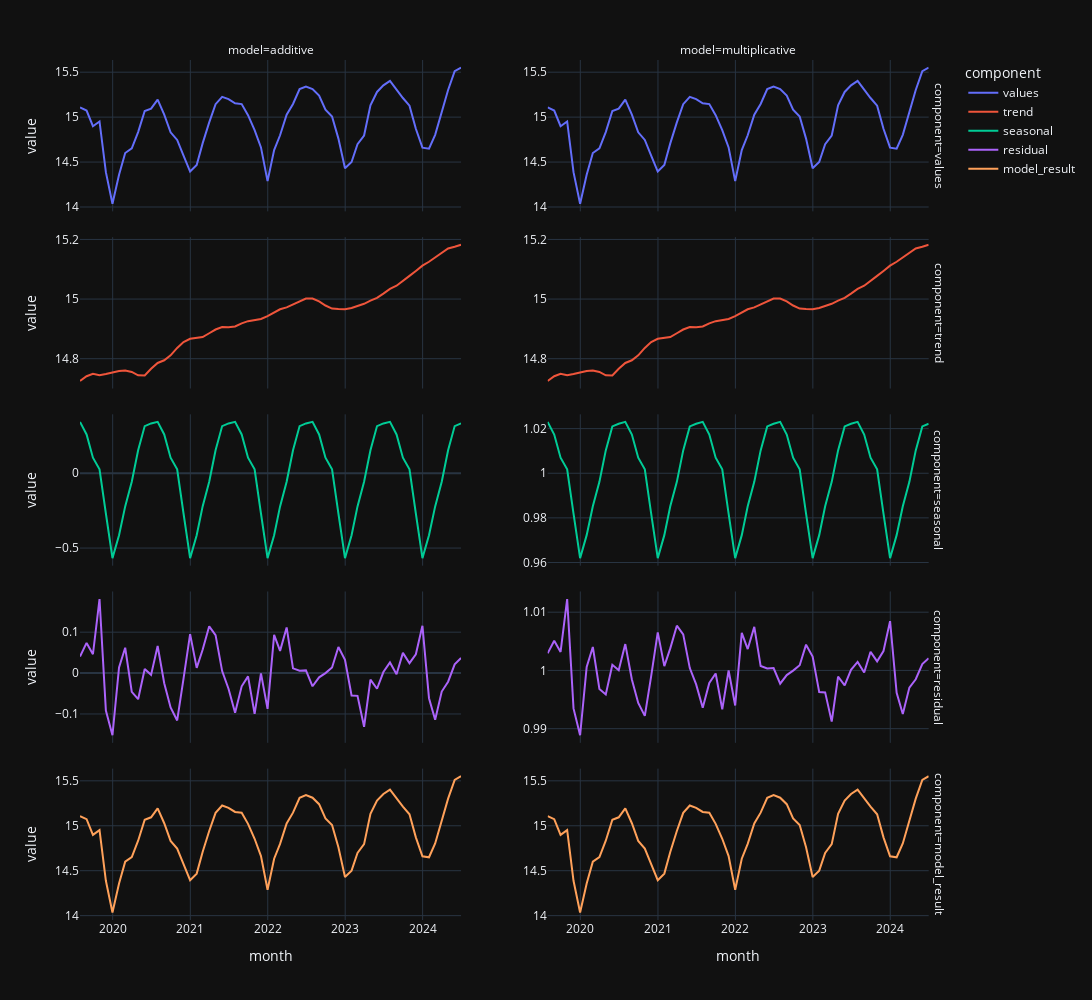

The cell this chart's notebook holds for it:
### Code cell
utils.plot_decomposition_comparison(df["values_log"], period=12)
